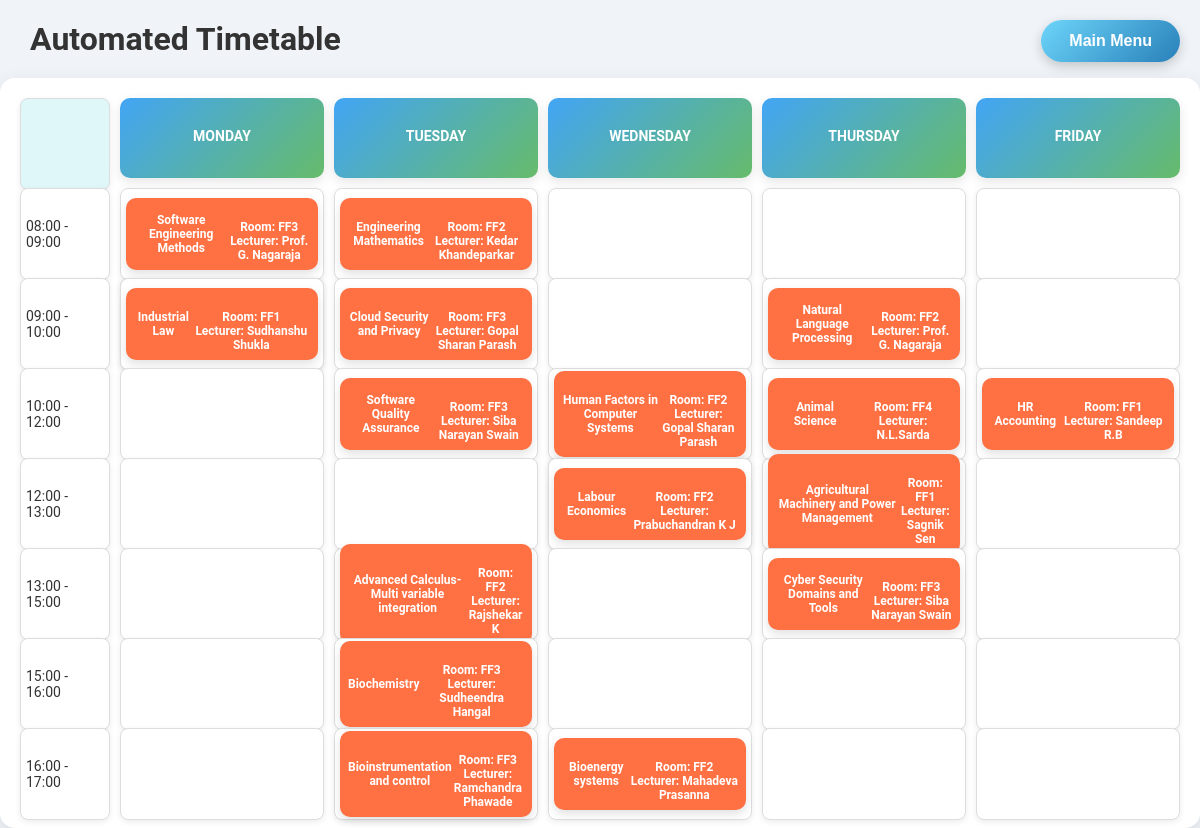
/automatic_tt/view_timetable.php, run on the app's committed database.
### tables this page shows
CREATE TABLE `timetable` (
  `timetable_id` int(11) NOT NULL,
  `dep_id` int(11) DEFAULT NULL,
  `course_id` int(11) DEFAULT NULL,
  `room_id` int(11) DEFAULT NULL,
  `subject_id` int(11) DEFAULT NULL,
  `lec_id` int(11) DEFAULT NULL,
  `time_id` int(11) DEFAULT NULL,
  `day_of_week` varchar(10) DEFAULT NULL
);

CREATE TABLE `subjects` (
  `subject_id` int(11) NOT NULL,
  `subject_name` varchar(255) DEFAULT NULL,
  `course_id` int(11) DEFAULT NULL,
  `lec_id` int(10) DEFAULT NULL,
  `dep_id` int(11) DEFAULT NULL
);

CREATE TABLE `rooms` (
  `room_id` int(11) NOT NULL,
  `room_name` varchar(255) DEFAULT NULL,
  `capacity` int(11) DEFAULT NULL
);

CREATE TABLE `lecturers` (
  `lec_id` int(11) NOT NULL,
  `lecturer_name` varchar(255) DEFAULT NULL,
  `email` varchar(255) DEFAULT NULL,
  `dep_id` int(11) DEFAULT NULL
);

### automatic_tt/view_timetable.php (the view, shortened to what this page needs)
<?php
include 'db_connect.php';
$sql = "SELECT timetable.subject_id, timetable.time_id, timetable.day_of_week,
               subjects.subject_name, rooms.room_name, lecturers.lecturer_name,
               time_slots.start_time, time_slots.end_time
        FROM timetable
        JOIN subjects ON timetable.subject_id = subjects.subject_id
        JOIN rooms ON timetable.room_id = rooms.room_id
        JOIN lecturers ON timetable.lec_id = lecturers.lec_id
        JOIN time_slots ON timetable.time_id = time_slots.time_id
        ORDER BY timetable.day_of_week, time_slots.start_time";
$result = $conn->query($sql);
$timetable = [
    'monday' => [],
    'tuesday' => [],
    'wednesday' => [],
    'thursday' => [],
    'friday' => []
];
$time_slots_sql = "SELECT * FROM time_slots ORDER BY start_time";
$time_slots_result = $conn->query($time_slots_sql);
$time_slots = [];
if ($time_slots_result) {
    while ($row = $time_slots_result->fetch_assoc()) {
        $time_slots[] = [
            'time_id' => $row['time_id'],
            'start_time' => $row['start_time'],
            'end_time' => $row['end_time'],
            'formatted' => date("H:i", strtotime($row['start_time'])) . " - " . date("H:i", strtotime($row['end_time']))
        ];
    }
}
while ($row = $result->fetch_assoc()) {
    $day = strtolower($row['day_of_week']);
    $timetable[$day][$row['time_id']][] = $row;
}
?>
<!DOCTYPE html>
<html lang="en">
<head>
    <link rel="stylesheet" href="css/view_timetable_styles.css">
</head>
<body>
<h1>Automated Timetable</h1>
<button class="top-right-button" onclick="window.location.href='index.php';">
        Main Menu
</button>
<div class="timetable-container">
    <div class="time-slot"></div>
    <div class="day-header">Monday</div>
    <div class="day-header">Tuesday</div>
    <div class="day-header">Wednesday</div>
    <div class="day-header">Thursday</div>
    <div class="day-header">Friday</div>
    <?php
    $row = 2;
    foreach ($time_slots as $slot) {
        echo "<div class='time-slot' style='grid-column: 1; grid-row: {$row};'>{$slot['formatted']}</div>";
        foreach (['monday', 'tuesday', 'wednesday', 'thursday', 'friday'] as $i => $day) {
            $column = $i + 2;
            $subject_found = false;
            if (isset($timetable[$day]) && isset($timetable[$day][$slot['time_id']])) {
                foreach ($timetable[$day][$slot['time_id']] as $subject) {
                    echo "<div class='time-slot' style='grid-column: {$column}; grid-row: {$row};'>
                            <div class='subject'>
                                <strong>{$subject['subject_name']}</strong><br>
                                Room: {$subject['room_name']}<br>
                                Lecturer: {$subject['lecturer_name']}
                            </div>
                          </div>";
                    $subject_found = true;
                }
            }
            if (!$subject_found) {
                echo "<div class='time-slot' style='grid-column: {$column}; grid-row: {$row};'></div>";
            }
        }
        $row++;
    }
    ?>
</div>
</body>
</html>

### automatic_tt/css/view_timetable_styles.css (style rules this page uses)
body { font-family: 'Roboto', sans-serif; margin: 0; padding: 0; background-color: #f0f4f8; color: #333; overflow-x: hidden; }
h1 { text-align: left; padding-left: 30px; font-size: 32px; color: #333; font-weight: bold; margin-top: 20px; margin-bottom: 20px; }
.timetable-container { display: grid; grid-template-columns: 100px repeat(5, 1fr); grid-auto-rows: 90px; gap: 10px; padding: 20px; box-sizing: border-box; background-color: #ffffff; border-radius: 15px; box-shadow: 0 6px 20px rgba(0, 0, 0, 0.1); max-width: 100%; margin: 0 auto; overflow: auto; }
.time-slot { background-color: #fff; border: 1px solid #ddd; display: flex; justify-content: center; align-items: center; font-size: 14px; padding: 5px; height: 100%; border-radius: 8px; transition: background-color 0.3s ease, box-shadow 0.3s ease; box-shadow: 0 2px 6px rgba(0, 0, 0, 0.08); }
.time-slot:first-child { background-color: #e0f7fa; font-weight: bold; color: #333; text-align: center; border-radius: 8px; font-size: 16px; }
.day-header { background: linear-gradient(135deg, #42a5f5, #66bb6a); color: white; text-align: center; padding: 30px; font-weight: 700; font-size: 16px; text-transform: uppercase; border-radius: 10px; box-shadow: 0 4px 12px rgba(0, 0, 0, 0.1); }
.subject { background-color: #ff7043; color: white; border-radius: 10px; padding: 8px; text-align: center; font-weight: bold; display: flex; justify-content: center; align-items: center; box-shadow: 0 4px 10px rgba(0, 0, 0, 0.12); transition: transform 0.2s ease, background-color 0.3s ease; font-size: 12px; }
.top-right-button { position: absolute; top: 20px; right: 20px; background: linear-gradient(135deg, #6dd5fa, #2980b9); color: white; padding: 12px 28px; border: none; border-radius: 50px; cursor: pointer; font-size: 16px; font-weight: bold; box-shadow: 0 4px 12px rgba(0, 0, 0, 0.2); transition: background-color 0.3s, transform 0.3s; }
@media (max-width: 1200px) { .timetable-container { grid-template-columns: 90px repeat(5, 1fr); grid-auto-rows: 80px; } }
@media (max-width: 1200px) { .day-header { font-size: 14px; } }
* { transition: all 0.3s ease; }

### data on the page
timetable: subject.subject_name "Software Engineering Methods", room.room_name "FF3", lec.lecturer_name "Prof. G. Nagaraja"
timetable: subject.subject_name "Engineering Mathematics", room.room_name "FF2", lec.lecturer_name "Kedar Khandeparkar"
timetable: subject.subject_name "Industrial Law", room.room_name "FF1", lec.lecturer_name "Sudhanshu Shukla"
timetable: subject.subject_name "Cloud Security and Privacy", room.room_name "FF3", lec.lecturer_name "Gopal Sharan Parash"
timetable: subject.subject_name "Natural Language Processing", room.room_name "FF2", lec.lecturer_name "Prof. G. Nagaraja"
timetable: subject.subject_name "Software Quality Assurance", room.room_name "FF3", lec.lecturer_name "Siba Narayan Swain"
timetable: subject.subject_name "Human Factors in Computer Systems", room.room_name "FF2", lec.lecturer_name "Gopal Sharan Parash"
timetable: subject.subject_name "Animal Science", room.room_name "FF4", lec.lecturer_name "N.L.Sarda"
timetable: subject.subject_name "HR Accounting", room.room_name "FF1", lec.lecturer_name "Sandeep R.B"
timetable: subject.subject_name "Labour Economics", room.room_name "FF2", lec.lecturer_name "Prabuchandran K J"
timetable: subject.subject_name "Agricultural Machinery and Power Management", room.room_name "FF1", lec.lecturer_name "Sagnik Sen"
timetable: subject.subject_name "Advanced Calculus-Multi variable integration", room.room_name "FF2", lec.lecturer_name "Rajshekar K"
timetable: subject.subject_name "Cyber Security Domains and Tools", room.room_name "FF3", lec.lecturer_name "Siba Narayan Swain"
timetable: subject.subject_name "Biochemistry", room.room_name "FF3", lec.lecturer_name "Sudheendra Hangal"
timetable: subject.subject_name "Bioinstrumentation and control", room.room_name "FF3", lec.lecturer_name "Ramchandra Phawade"
timetable: subject.subject_name "Bioenergy systems", room.room_name "FF2", lec.lecturer_name "Mahadeva Prasanna"

### other printed values
$slot['formatted'] "08:00 - 09:00"
$slot['formatted'] "09:00 - 10:00"
$slot['formatted'] "10:00 - 12:00"
$slot['formatted'] "12:00 - 13:00"
$slot['formatted'] "13:00 - 15:00"
$slot['formatted'] "15:00 - 16:00"
$slot['formatted'] "16:00 - 17:00"
